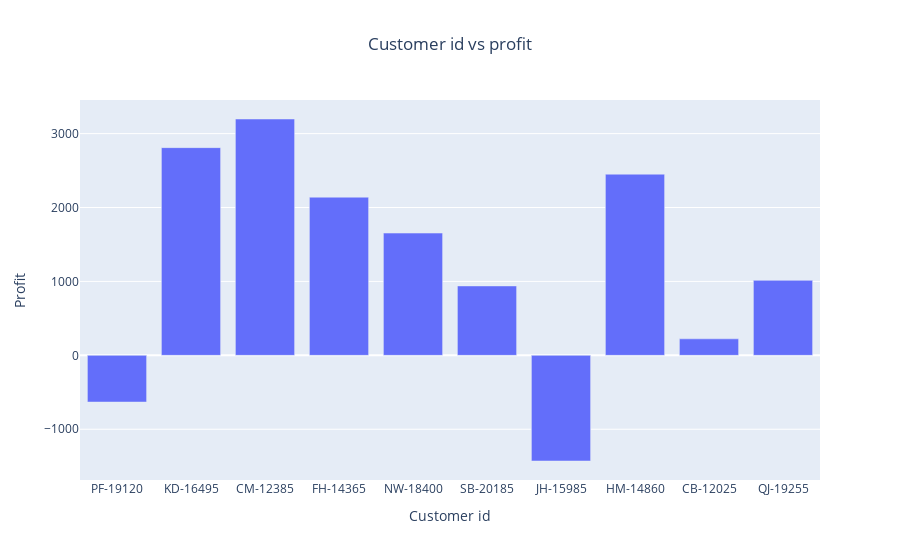

Source (notebook cell):
### Code cell
data = go.Bar(
    x=data8.customer_id, 
    y=data8.profit
)

layout = {
    'title': {
        'text' : 'Customer id vs profit',
        'x' : 0.5 # nilai x antara 0 - 1, jadi 0.5 agar title ditengah
    },
    
    'xaxis': { # memberi label
        'title':'Customer id'
    },
    'yaxis': {
        'title':'Profit'
        
    }
}
    
fig=go.Figure(data=data, layout=layout)
iplot(fig)

### Figure 1 — Plotly figure (JSON) as saved in the notebook; plotly's stock layout.template omitted (floating-point values rounded to 4 significant figures)
{"data": [{"type": "bar", "x": ["PF-19120", "KD-16495", "CM-12385", "FH-14365", "NW-18400", "SB-20185", "JH-15985", "HM-14860", "CB-12025", "QJ-19255"], "y": [-632.0, 2810.0, 3197.0, 2140.0, 1654.0, 939.2, -1429.0, 2451.0, 223.4, 1014.0]}], "layout": {"title": {"text": "Customer id vs profit", "x": 0.5}, "xaxis": {"title": {"text": "Customer id"}}, "yaxis": {"title": {"text": "Profit"}}}}
